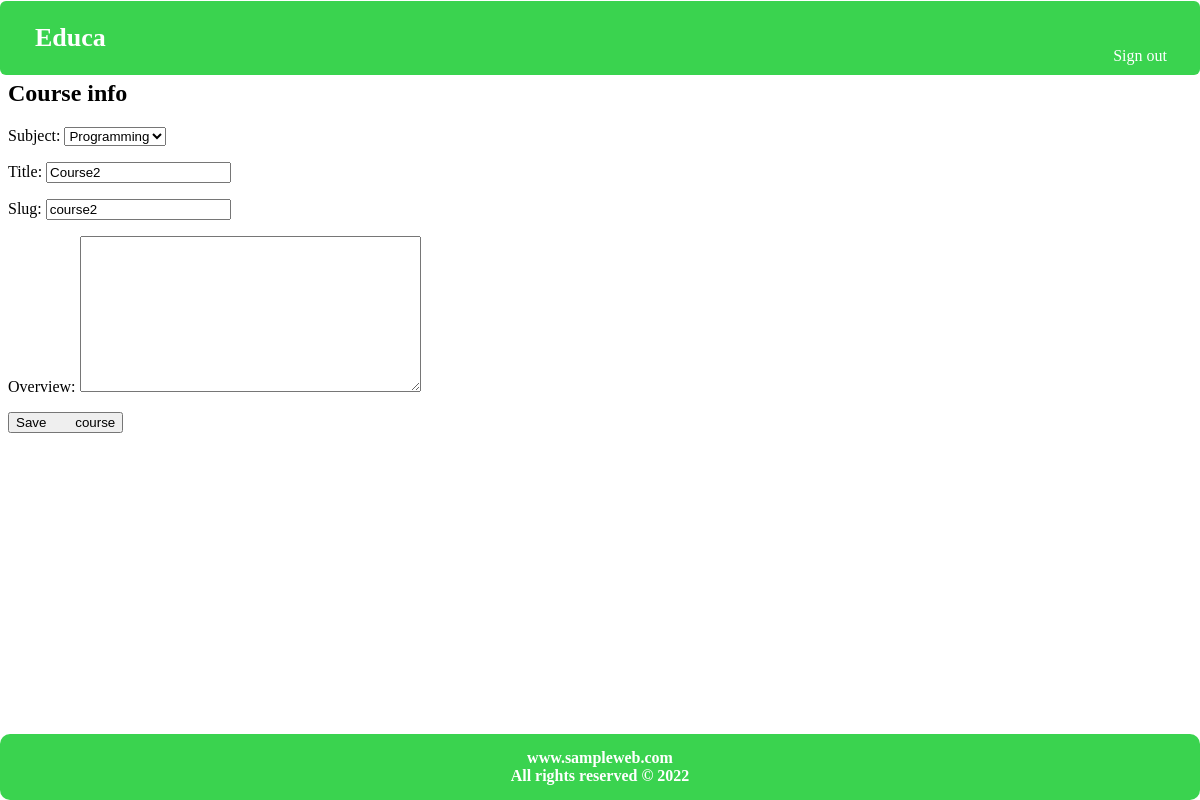
/course/2/edit/ (signed in), run on the app's committed database.
### courses/models.py (models this page shows, shortened)
class Course(models.Model):
    owner = models.ForeignKey(User,
                              related_name='courses_created',
                              on_delete=models.CASCADE)
    subject = models.ForeignKey(Subject,
                                related_name='courses',
                                on_delete=models.CASCADE)
    title = models.CharField(max_length=200)
    slug = models.SlugField(max_length=200, unique=True)
    overview = models.TextField()
    created = models.DateTimeField(auto_now_add=True)
    students = models.ManyToManyField(User,
                                      related_name='courses_joined',
                                      blank=True)
    class Meta:
        ordering = ['-created']

class Subject(models.Model):
    title = models.CharField(max_length=200)
    slug = models.SlugField(max_length=200, unique=True)
    class Meta:
        ordering = ['title']
    def __str__(self):
        return self.title

### courses/views.py (the view)
# urls.py: path('<pk>/edit/', views.CourseUpdateView.as_view(), name='course_edit'),
class CourseUpdateView(PermissionRequiredMixin, OwnerCourseEditMixin, UpdateView):
    permission_required = 'courses.change_course'

### courses/views.py (called while the page is built)
    def get_queryset(self):
        qs = super(OwnerMixin, self).get_queryset()
        return qs.filter(owner=self.request.user)

### courses/templates/courses/manage/course/form.html (shortened to what this page needs)
{% extends "base.html" %}
{% block content %}
<h1>
</h1>
<div class="module">
    <h2>Course info</h2>
    <form action="." method="post">
        {{ form.as_p }}
        <p><input type="submit" value="Save	course"></p>
    </form>
</div>
{% endblock %}

### courses/templates/base.html (style rules this page uses)
body { font-family: calibri; }

### data on the page
Course: subject "Programming", slug "course2"
Subject: title "Course2"
